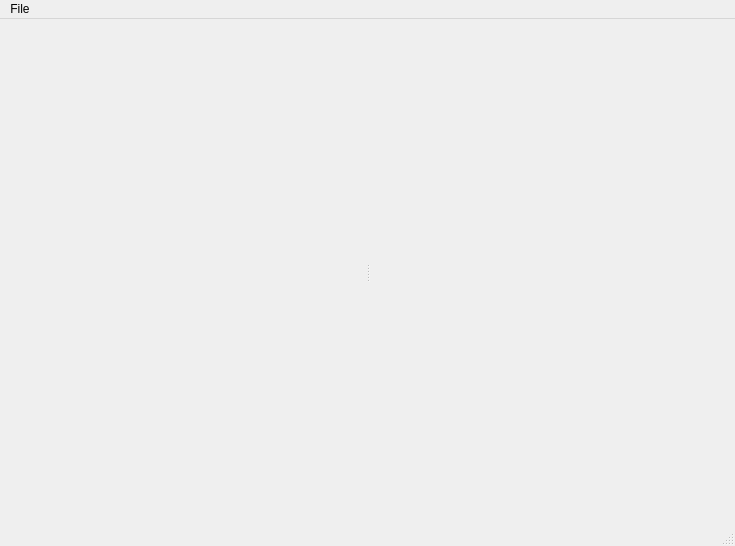
<?xml version="1.0" encoding="UTF-8"?>
<ui version="4.0">
 <class>proplibqteditorClass</class>
 <widget class="QMainWindow" name="proplibqteditorClass">
  <property name="geometry">
   <rect>
    <x>0</x>
    <y>0</y>
    <width>735</width>
    <height>546</height>
   </rect>
  </property>
  <property name="windowTitle">
   <string>proplibqteditor</string>
  </property>
  <widget class="QWidget" name="centralWidget">
   <layout class="QHBoxLayout" name="horizontalLayout_3">
    <item>
     <widget class="QSplitter" name="splitter">
      <property name="orientation">
       <enum>Qt::Horizontal</enum>
      </property>
      <widget class="QWidget" name="widget" native="true">
       <layout class="QHBoxLayout" name="horizontalLayout"/>
      </widget>
      <widget class="QWidget" name="widget_2" native="true">
       <layout class="QHBoxLayout" name="horizontalLayout_2"/>
      </widget>
     </widget>
    </item>
   </layout>
  </widget>
  <widget class="QMenuBar" name="menuBar">
   <property name="geometry">
    <rect>
     <x>0</x>
     <y>0</y>
     <width>735</width>
     <height>21</height>
    </rect>
   </property>
   <widget class="QMenu" name="menuFile">
    <property name="title">
     <string>File</string>
    </property>
    <addaction name="actionOpen_Config"/>
    <addaction name="actionOpen_HTTP"/>
    <addaction name="actionSave_Config"/>
   </widget>
   <addaction name="menuFile"/>
  </widget>
  <widget class="QStatusBar" name="statusBar"/>
  <action name="actionOpen_Config">
   <property name="text">
    <string>Open Config</string>
   </property>
  </action>
  <action name="actionOpen_HTTP">
   <property name="text">
    <string>Open HTTP</string>
   </property>
  </action>
  <action name="actionSave_Config">
   <property name="text">
    <string>Save Config</string>
   </property>
  </action>
 </widget>
 <layoutdefault spacing="6" margin="11"/>
 <resources>
  <include location="proplibqteditor.qrc"/>
 </resources>
 <connections/>
</ui>
